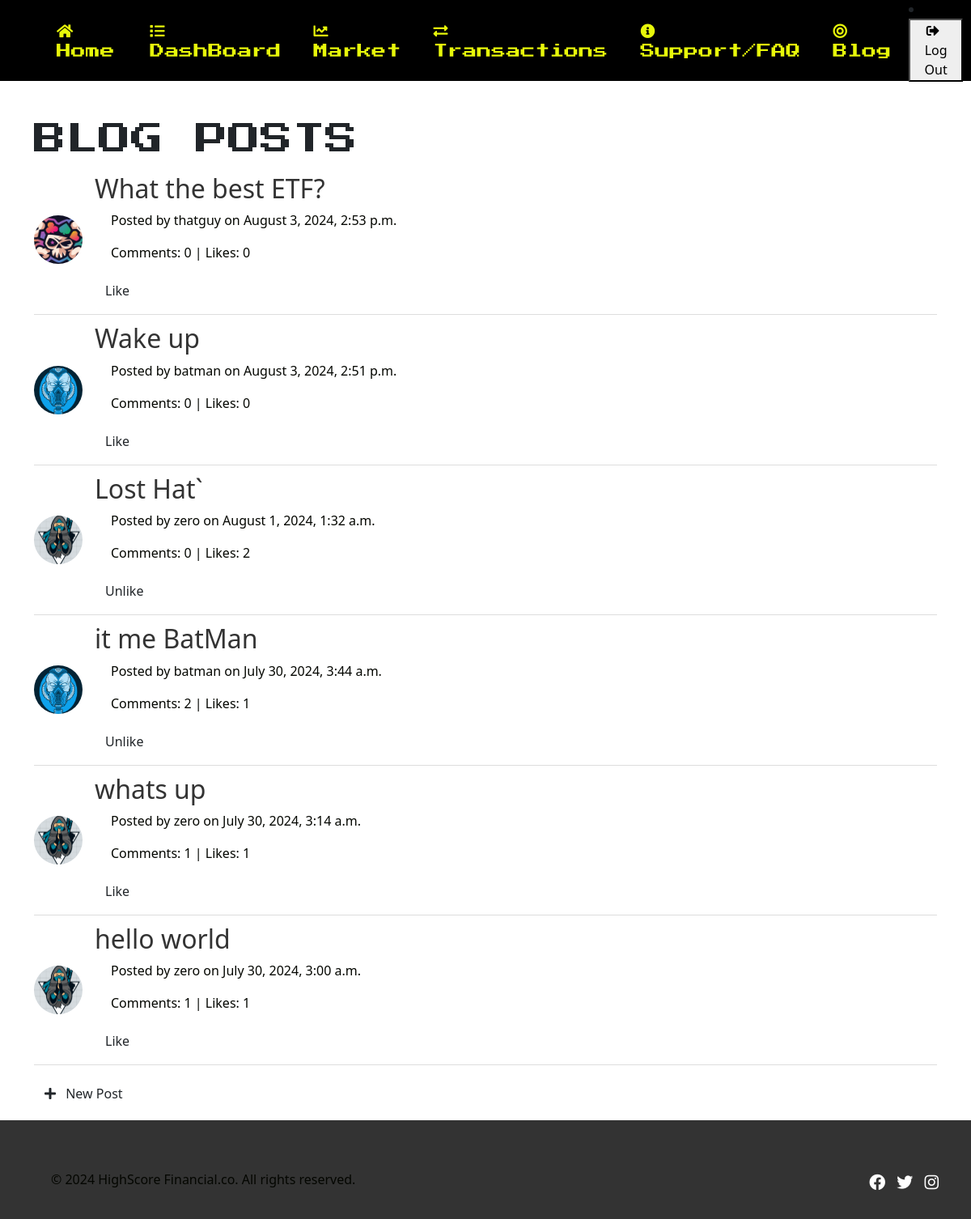
Page /blog/ (signed in) on the committed database.
### blog/models.py (models this page shows, shortened)
class Post(models.Model):
    title = models.CharField(max_length=100)
    body = models.TextField()
    author = models.ForeignKey(User, on_delete=models.CASCADE)
    created_at = models.DateTimeField(auto_now_add=True)
    updated_at = models.DateTimeField(auto_now=True)
    likes = models.ManyToManyField(User, related_name='like_post', blank=True)
    def like_count(self):
        return self.likes.count()
    def comment_count(self):
        return self.comments.count()
    class Meta:
        ordering = ['-created_at']

### accounts/models.py (models this page shows, shortened)
class UserProfile(models.Model):
    user = models.OneToOneField(User, on_delete=models.CASCADE)
    bio = models.TextField(blank=True)
    profile_picture = models.ImageField(upload_to='profile_pics/', blank=True)
    avatar = models.ImageField(upload_to='avatars/', default='avatars/default_avatar.png')
    email = models.EmailField(blank=True)

### blog/views.py (the view)
# urls.py: path('', views.post_list, name='post_list'),
def post_list(request):
    posts = Post.objects.all()
    return render(request, 'blog/post_list.html', {'posts': posts})

### templates/blog/post_list.html (shortened to what this page needs)
{% extends 'base.html' %}
{% load static %}
{% block content %}
<h1>Blog Posts</h1>
<ul class="post-list">
    {% for post in posts %}
        <li class="post-item">
            <div class="post-avatar">
                <img src="{{ post.author.userprofile.avatar.url }}" alt="{{ post.author.username }}" />
            </div>
             <div class="post-details">
                <h2><a href="{% url 'post_detail' post.pk %}">{{ post.title }}</a></h2>
                <p>Posted by {{ post.author.username }} on {{ post.created_at|date:"F j, Y, g:i a" }}</p>
                <p>Comments: {{ post.comment_count }} | Likes: {{ post.like_count }}</p>
                <form method="post" action="{% url 'like_post' post.pk %}">
                    <button type="submit" name='post_id' value ="{{ post.id }}" class="btn btn-like">
                        {% if user in post.likes.all %}
                            Unlike
                        {% else %}
                            Like
                        {% endif %}
                    </button>
                </form>
            </div>
        </li>
    {% empty %}
        <li>No posts available.</li>
    {% endfor %}
</ul>
<a href="{% url 'post_create' %}" class="btn btn-new-post">
    <i class="fas fa-plus"></i> New Post
{% endblock content %}

### static/css/base.css (style rules this page uses)
:root { --primary-color: ; --prmary-color-100: ; --prmary-color-300: ; --secondary-color: rgb(253, 253, 29) ; --secondary-color-600: ; --secondary-color-900: ; --neutral-color:rgb(4, 6, 1) ; --background-color: rgb(78, 76, 76); --surface-color: black; --pressStart: "Press Start 2P", system-ui; --sans-font: "", sans-serif; }
*, *::before, *::after { box-sizing: border-box; }
a { text-decoration: none; }
html, body { height: 100%; margin: 0; }
body { display: flex; flex-direction: column; }
h1, h3 { font-family: var(--pressStart); text-transform: uppercase; }
h1 { font-size: 2rem; }
p { color: var(--neutral-color); font: 1.1rem; font-size: 16px; line-height: 1.5; font-weight: 400; margin: 10px 0; padding: 0 20px; text-decoration: none; }

### static/css/header.css (style rules this page uses)
.footer .social-icons a { color: #fff; font-size: 20px; text-decoration: none; transition: color 0.3s ease; }

### static/css/sections.css (style rules this page uses)
.fas { margin-right: 8px; }

### static/css/blog.css (style rules this page uses)
.post-list { list-style: none; padding: 0; }
.post-item { display: flex; align-items: center; border-bottom: 1px solid #ddd; padding: 10px 0; }
.post-avatar { flex: 0 0 60px; margin-right: 15px; }
.post-avatar img { width: 60px; height: 60px; border-radius: 50%; object-fit: cover; }
.post-details { flex: 1; }
.post-details h2 a { text-decoration: none; color: #333; }
.btn-like { background-color: #007bff; color: #fff; border: none; border-radius: 5px; padding: 5px 10px; cursor: pointer; }

### rows in the picture
Post: author.userprofile.avatar (picture), title "What the best ETF?", author.username "thatguy", created_at "August 3, 2024, 2:53 p.m.", comment_count "0", like_count "0", shows "Like"
Post: author.userprofile.avatar (picture), title "Wake up", author.username "batman", created_at "August 3, 2024, 2:51 p.m.", comment_count "0", like_count "0", shows "Like"
Post: author.userprofile.avatar (picture), title "Lost Hat`", author.username "zero", created_at "August 1, 2024, 1:32 a.m.", comment_count "0", like_count "2", shows "Unlike"
Post: author.userprofile.avatar (picture), title "it me BatMan", author.username "batman", created_at "July 30, 2024, 3:44 a.m.", comment_count "2", like_count "1", shows "Unlike"
Post: author.userprofile.avatar (picture), title "whats up", author.username "zero", created_at "July 30, 2024, 3:14 a.m.", comment_count "1", like_count "1", shows "Like"
Post: author.userprofile.avatar (picture), title "hello world", author.username "zero", created_at "July 30, 2024, 3:00 a.m.", comment_count "1", like_count "1", shows "Like"
